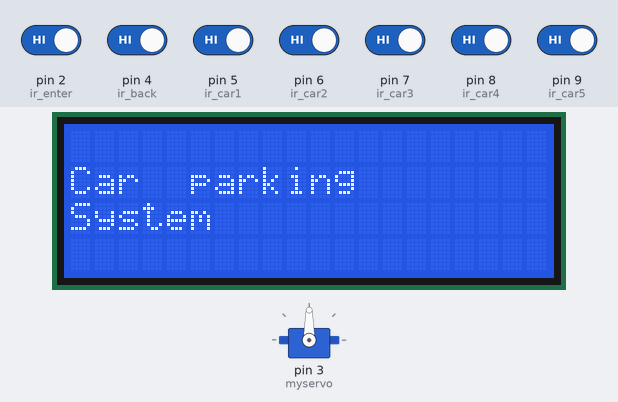
A sketch run on a simulated Arduino Uno, built with avr-gcc and run on an emulated ATmega328P. Parts: servo, 20×4 character LCD. The inputs (shaded band) are chosen by the test bench; at power-on: pin 2 (ir_enter), pin 4 (ir_back), pin 5 (ir_car1), pin 6 (ir_car2), pin 7 (ir_car3), pin 8 (ir_car4), pin 9 (ir_car5) HIGH.

Above: at 0.1 s.
At 3.2 s:
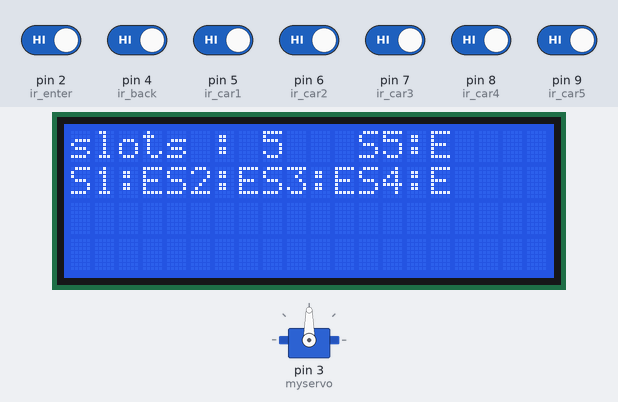
3.3 s: pin 5 (ir_car1) driven LOW
4.8 s: pin 6 (ir_car2) driven LOW
6.3 s: pin 7 (ir_car3) driven LOW
7.8 s: pin 8 (ir_car4) driven LOW
9.3 s: pin 9 (ir_car5) driven LOW
At 10.0 s:
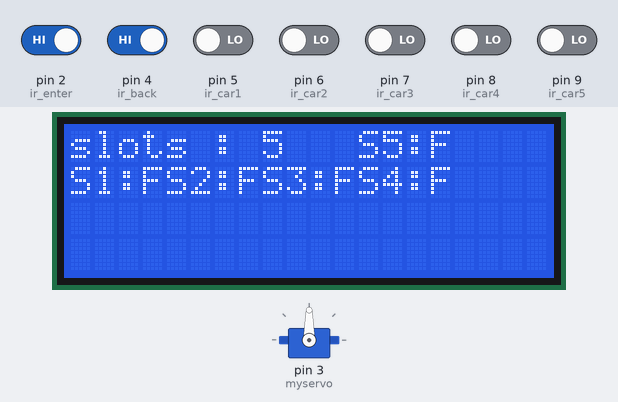
10.8 s: pin 5 (ir_car1) driven HIGH
Timing chart, 0 to 13.3 s (numbered marks = the images above; inputs shaded):
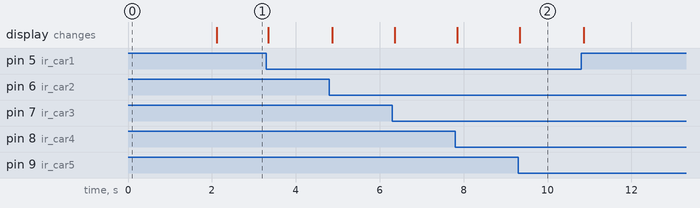

Measured:
- after the input at 9.3 s, the display: changes at once (image 2)

The sketch:

smartparkingiot.ino
```cpp
#include <Servo.h> //includes the servo library
#include <Wire.h>
#include <LiquidCrystal_I2C.h>
LiquidCrystal_I2C lcd(0x27, 2, 1, 0, 4, 5, 6, 7, 3,POSITIVE);
Servo myservo;
#define ir_enter 2
#define ir_back  4
#define ir_car1 5
#define ir_car2 6
#define ir_car3 7
#define ir_car4 8
#define ir_car5 9
int S1=0, S2=0, S3=0, S4=0, S5=0;
int flag1=0, flag2=0;
int slot = 5;
void setup(){
Serial.begin(9600);
pinMode(ir_car1, INPUT);
pinMode(ir_car2, INPUT);
pinMode(ir_car3, INPUT);
pinMode(ir_car4, INPUT);
pinMode(ir_car5, INPUT);
pinMode(ir_enter, INPUT);
pinMode(ir_back, INPUT);

myservo.attach(3);
myservo.write(90);
lcd.begin(20, 4);
lcd.setCursor (0,1);
lcd.print("Car  parking");
lcd.setCursor (0,2);
lcd.print("System");
delay (2000);
lcd.clear();
Read_Sensor();
int total = S1+S2+S3+S4+S5;
slot = slot-total;
}
void loop(){
Read_Sensor();
lcd.setCursor (0,0);
lcd.print("slots : ");
lcd.print(slot);
lcd.print(" ");
lcd.setCursor (0,1);
if(S1==1){lcd.print("S1:F");}
     else{lcd.print("S1:E");}
lcd.setCursor (4,1);
if(S2==1){lcd.print("S2:F");}
     else{lcd.print("S2:E");}
lcd.setCursor (8,1);
if(S3==1){lcd.print("S3:F");}
     else{lcd.print("S3:E");}
lcd.setCursor (12,1);
if(S4==1){lcd.print("S4:F");}
     else{lcd.print("S4:E");}
 lcd.setCursor (12,0);
if(S5==1){lcd.print("S5:F");}
     else{lcd.print("S5:E");}
if(digitalRead (ir_enter) == 0&& flag1==0){
if(slot>0){flag1=1;
if(flag2==0){myservo.write(180); slot = slot-1;}
}else{
lcd.setCursor (0,0);
lcd.print("Sorry Parking ");
lcd.setCursor(0,1);
lcd.print("Full");
delay(1500);
}
}
if(digitalRead (ir_back) == 0 && flag2==0){flag2=1;
if(flag1==0){myservo.write(180); slot = slot+1;}
}
if(flag1==1 && flag2==1){
delay (1000);
myservo.write(90);
flag1=0, flag2=0;
}
delay(1);
}
void Read_Sensor(){
S1=0, S2=0, S3=0, S4=0, S5=0;
if(digitalRead(ir_car1) == 0){S1=1;}
if(digitalRead(ir_car2) == 0){S2=1;}
if(digitalRead(ir_car3) == 0){S3=1;}
if(digitalRead(ir_car4) == 0){S4=1;}
if(digitalRead(ir_car5) == 0){S5=1;}
}
```
